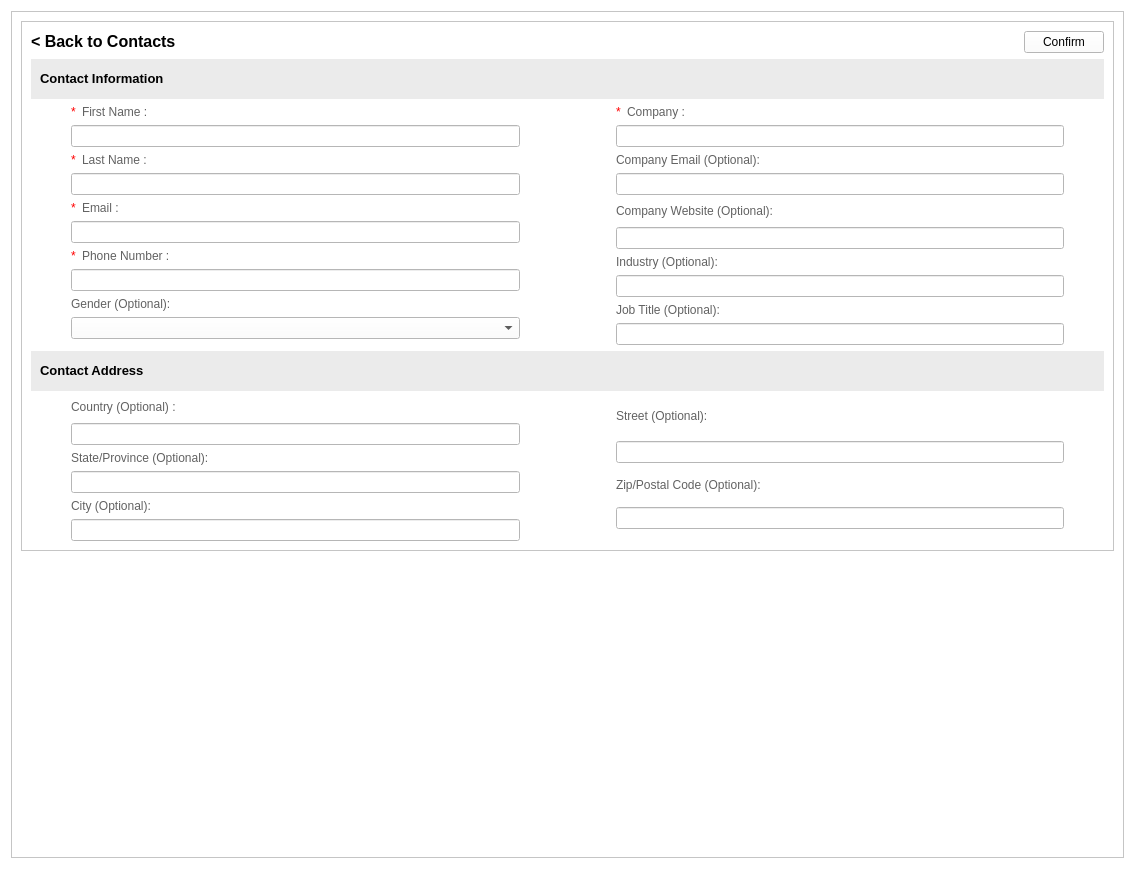
<?xml version="1.0" encoding="UTF-8"?>
<ui version="4.0">
 <class>contacts_update</class>
 <widget class="QWidget" name="contacts_update">
  <property name="geometry">
   <rect>
    <x>0</x>
    <y>0</y>
    <width>1135</width>
    <height>869</height>
   </rect>
  </property>
  <property name="sizePolicy">
   <sizepolicy hsizetype="Expanding" vsizetype="Expanding">
    <horstretch>0</horstretch>
    <verstretch>0</verstretch>
   </sizepolicy>
  </property>
  <property name="windowTitle">
   <string>Add Contact</string>
  </property>
  <property name="styleSheet">
   <string notr="true">background-color: rgb(255, 255, 255);</string>
  </property>
  <layout class="QGridLayout" name="gridLayout_6">
   <item row="0" column="0">
    <widget class="QScrollArea" name="scrollArea_4">
     <property name="sizePolicy">
      <sizepolicy hsizetype="Expanding" vsizetype="Expanding">
       <horstretch>0</horstretch>
       <verstretch>0</verstretch>
      </sizepolicy>
     </property>
     <property name="styleSheet">
      <string notr="true">background-color: rgb(255, 255, 255);</string>
     </property>
     <property name="widgetResizable">
      <bool>true</bool>
     </property>
     <property name="alignment">
      <set>Qt::AlignmentFlag::AlignCenter</set>
     </property>
     <widget class="QWidget" name="scrollAreaWidgetContents_4">
      <property name="geometry">
       <rect>
        <x>0</x>
        <y>0</y>
        <width>1111</width>
        <height>845</height>
       </rect>
      </property>
      <property name="sizePolicy">
       <sizepolicy hsizetype="Expanding" vsizetype="Expanding">
        <horstretch>0</horstretch>
        <verstretch>0</verstretch>
       </sizepolicy>
      </property>
      <layout class="QGridLayout" name="gridLayout_2">
       <item row="2" column="0">
        <spacer name="verticalSpacer">
         <property name="orientation">
          <enum>Qt::Orientation::Vertical</enum>
         </property>
         <property name="sizeHint" stdset="0">
          <size>
           <width>20</width>
           <height>40</height>
          </size>
         </property>
        </spacer>
       </item>
       <item row="1" column="0">
        <widget class="QFrame" name="frame_4">
         <property name="sizePolicy">
          <sizepolicy hsizetype="Expanding" vsizetype="Fixed">
           <horstretch>0</horstretch>
           <verstretch>0</verstretch>
          </sizepolicy>
         </property>
         <property name="minimumSize">
          <size>
           <width>0</width>
           <height>0</height>
          </size>
         </property>
         <property name="maximumSize">
          <size>
           <width>16777215</width>
           <height>16777215</height>
          </size>
         </property>
         <property name="styleSheet">
          <string notr="true">
background-color: rgb(255, 255, 255);</string>
         </property>
         <property name="frameShape">
          <enum>QFrame::Shape::StyledPanel</enum>
         </property>
         <property name="frameShadow">
          <enum>QFrame::Shadow::Raised</enum>
         </property>
         <layout class="QGridLayout" name="gridLayout">
          <item row="8" column="1">
           <layout class="QGridLayout" name="gridLayout_18">
            <item row="0" column="2">
             <layout class="QGridLayout" name="gridLayout_23">
              <item row="4" column="0">
               <widget class="QLabel" name="StreetLabel_4">
                <property name="sizePolicy">
                 <sizepolicy hsizetype="Expanding" vsizetype="Fixed">
                  <horstretch>0</horstretch>
                  <verstretch>0</verstretch>
                 </sizepolicy>
                </property>
                <property name="styleSheet">
                 <string notr="true">color: rgb(98, 98, 98);</string>
                </property>
                <property name="text">
                 <string>Street (Optional):</string>
                </property>
               </widget>
              </item>
              <item row="4" column="1">
               <spacer name="horizontalSpacer_7">
                <property name="orientation">
                 <enum>Qt::Orientation::Horizontal</enum>
                </property>
                <property name="sizeType">
                 <enum>QSizePolicy::Policy::Preferred</enum>
                </property>
                <property name="sizeHint" stdset="0">
                 <size>
                  <width>40</width>
                  <height>20</height>
                 </size>
                </property>
               </spacer>
              </item>
              <item row="7" column="0">
               <widget class="QLabel" name="ZipPostalCodeLabel_4">
                <property name="sizePolicy">
                 <sizepolicy hsizetype="Expanding" vsizetype="Fixed">
                  <horstretch>0</horstretch>
                  <verstretch>0</verstretch>
                 </sizepolicy>
                </property>
                <property name="styleSheet">
                 <string notr="true">color: rgb(98, 98, 98);</string>
                </property>
                <property name="text">
                 <string>Zip/Postal Code (Optional):</string>
                </property>
               </widget>
              </item>
              <item row="11" column="0">
               <layout class="QHBoxLayout" name="horizontalLayout_2"/>
              </item>
              <item row="8" column="0">
               <widget class="QLineEdit" name="zip_line">
                <property name="sizePolicy">
                 <sizepolicy hsizetype="Expanding" vsizetype="Fixed">
                  <horstretch>0</horstretch>
                  <verstretch>0</verstretch>
                 </sizepolicy>
                </property>
                <property name="minimumSize">
                 <size>
                  <width>0</width>
                  <height>0</height>
                 </size>
                </property>
                <property name="maximumSize">
                 <size>
                  <width>16777215</width>
                  <height>16777215</height>
                 </size>
                </property>
               </widget>
              </item>
              <item row="5" column="0">
               <widget class="QLineEdit" name="street_line"/>
              </item>
             </layout>
            </item>
            <item row="0" column="1">
             <spacer name="horizontalSpacer_3">
              <property name="orientation">
               <enum>Qt::Orientation::Horizontal</enum>
              </property>
              <property name="sizeType">
               <enum>QSizePolicy::Policy::Preferred</enum>
              </property>
              <property name="sizeHint" stdset="0">
               <size>
                <width>90</width>
                <height>20</height>
               </size>
              </property>
             </spacer>
            </item>
            <item row="0" column="0">
             <layout class="QGridLayout" name="gridLayout_3">
              <item row="6" column="1">
               <widget class="QLineEdit" name="city_line">
                <property name="sizePolicy">
                 <sizepolicy hsizetype="Expanding" vsizetype="Fixed">
                  <horstretch>0</horstretch>
                  <verstretch>0</verstretch>
                 </sizepolicy>
                </property>
               </widget>
              </item>
              <item row="2" column="1">
               <widget class="QLabel" name="State_ProvinceLabel_4">
                <property name="sizePolicy">
                 <sizepolicy hsizetype="Expanding" vsizetype="Fixed">
                  <horstretch>0</horstretch>
                  <verstretch>0</verstretch>
                 </sizepolicy>
                </property>
                <property name="styleSheet">
                 <string notr="true">color: rgb(98, 98, 98);</string>
                </property>
                <property name="text">
                 <string>State/Province (Optional):</string>
                </property>
               </widget>
              </item>
              <item row="5" column="1">
               <widget class="QLabel" name="CityLabel_4">
                <property name="sizePolicy">
                 <sizepolicy hsizetype="Expanding" vsizetype="Fixed">
                  <horstretch>0</horstretch>
                  <verstretch>0</verstretch>
                 </sizepolicy>
                </property>
                <property name="styleSheet">
                 <string notr="true">color: rgb(98, 98, 98);</string>
                </property>
                <property name="text">
                 <string>City (Optional):</string>
                </property>
               </widget>
              </item>
              <item row="1" column="1">
               <widget class="QLineEdit" name="country_line">
                <property name="sizePolicy">
                 <sizepolicy hsizetype="Expanding" vsizetype="Fixed">
                  <horstretch>0</horstretch>
                  <verstretch>0</verstretch>
                 </sizepolicy>
                </property>
                <property name="minimumSize">
                 <size>
                  <width>0</width>
                  <height>0</height>
                 </size>
                </property>
                <property name="maximumSize">
                 <size>
                  <width>16777215</width>
                  <height>16777215</height>
                 </size>
                </property>
               </widget>
              </item>
              <item row="3" column="1">
               <widget class="QLineEdit" name="state_line">
                <property name="sizePolicy">
                 <sizepolicy hsizetype="Expanding" vsizetype="Fixed">
                  <horstretch>0</horstretch>
                  <verstretch>0</verstretch>
                 </sizepolicy>
                </property>
                <property name="minimumSize">
                 <size>
                  <width>0</width>
                  <height>0</height>
                 </size>
                </property>
                <property name="maximumSize">
                 <size>
                  <width>16777215</width>
                  <height>16777215</height>
                 </size>
                </property>
               </widget>
              </item>
              <item row="0" column="1">
               <widget class="QLabel" name="CountryLabel_4">
                <property name="sizePolicy">
                 <sizepolicy hsizetype="Expanding" vsizetype="Fixed">
                  <horstretch>0</horstretch>
                  <verstretch>0</verstretch>
                 </sizepolicy>
                </property>
                <property name="styleSheet">
                 <string notr="true">color: rgb(98, 98, 98);</string>
                </property>
                <property name="text">
                 <string>Country (Optional) :</string>
                </property>
               </widget>
              </item>
              <item row="0" column="0">
               <spacer name="horizontalSpacer_6">
                <property name="orientation">
                 <enum>Qt::Orientation::Horizontal</enum>
                </property>
                <property name="sizeType">
                 <enum>QSizePolicy::Policy::Preferred</enum>
                </property>
                <property name="sizeHint" stdset="0">
                 <size>
                  <width>40</width>
                  <height>20</height>
                 </size>
                </property>
               </spacer>
              </item>
             </layout>
            </item>
           </layout>
          </item>
          <item row="6" column="1">
           <layout class="QGridLayout" name="gridLayout_8">
            <item row="0" column="1">
             <spacer name="horizontalSpacer">
              <property name="orientation">
               <enum>Qt::Orientation::Horizontal</enum>
              </property>
              <property name="sizeType">
               <enum>QSizePolicy::Policy::Preferred</enum>
              </property>
              <property name="sizeHint" stdset="0">
               <size>
                <width>90</width>
                <height>20</height>
               </size>
              </property>
             </spacer>
            </item>
            <item row="0" column="2">
             <layout class="QGridLayout" name="gridLayout_9">
              <item row="3" column="0">
               <widget class="QLineEdit" name="company_email_line">
                <property name="sizePolicy">
                 <sizepolicy hsizetype="Expanding" vsizetype="Fixed">
                  <horstretch>0</horstretch>
                  <verstretch>0</verstretch>
                 </sizepolicy>
                </property>
                <property name="minimumSize">
                 <size>
                  <width>0</width>
                  <height>0</height>
                 </size>
                </property>
                <property name="maximumSize">
                 <size>
                  <width>16777215</width>
                  <height>16777215</height>
                 </size>
                </property>
               </widget>
              </item>
              <item row="9" column="0">
               <widget class="QLabel" name="TitleLabel_4">
                <property name="sizePolicy">
                 <sizepolicy hsizetype="Expanding" vsizetype="Fixed">
                  <horstretch>0</horstretch>
                  <verstretch>0</verstretch>
                 </sizepolicy>
                </property>
                <property name="styleSheet">
                 <string notr="true">color: rgb(98, 98, 98);</string>
                </property>
                <property name="text">
                 <string>Job Title (Optional):</string>
                </property>
               </widget>
              </item>
              <item row="10" column="0">
               <widget class="QLineEdit" name="title_line">
                <property name="sizePolicy">
                 <sizepolicy hsizetype="Expanding" vsizetype="Fixed">
                  <horstretch>0</horstretch>
                  <verstretch>0</verstretch>
                 </sizepolicy>
                </property>
                <property name="minimumSize">
                 <size>
                  <width>0</width>
                  <height>0</height>
                 </size>
                </property>
                <property name="maximumSize">
                 <size>
                  <width>16777215</width>
                  <height>16777215</height>
                 </size>
                </property>
               </widget>
              </item>
              <item row="5" column="1">
               <spacer name="horizontalSpacer_5">
                <property name="orientation">
                 <enum>Qt::Orientation::Horizontal</enum>
                </property>
                <property name="sizeType">
                 <enum>QSizePolicy::Policy::Preferred</enum>
                </property>
                <property name="sizeHint" stdset="0">
                 <size>
                  <width>40</width>
                  <height>20</height>
                 </size>
                </property>
               </spacer>
              </item>
              <item row="5" column="0">
               <widget class="QLabel" name="CompanyLabel_6">
                <property name="sizePolicy">
                 <sizepolicy hsizetype="Expanding" vsizetype="Fixed">
                  <horstretch>0</horstretch>
                  <verstretch>0</verstretch>
                 </sizepolicy>
                </property>
                <property name="styleSheet">
                 <string notr="true">color: rgb(98, 98, 98);</string>
                </property>
                <property name="text">
                 <string>Company Website (Optional):</string>
                </property>
               </widget>
              </item>
              <item row="8" column="0">
               <widget class="QLineEdit" name="company_industry_line">
                <property name="sizePolicy">
                 <sizepolicy hsizetype="Expanding" vsizetype="Fixed">
                  <horstretch>0</horstretch>
                  <verstretch>0</verstretch>
                 </sizepolicy>
                </property>
                <property name="minimumSize">
                 <size>
                  <width>0</width>
                  <height>0</height>
                 </size>
                </property>
                <property name="maximumSize">
                 <size>
                  <width>16777215</width>
                  <height>16777215</height>
                 </size>
                </property>
               </widget>
              </item>
              <item row="1" column="0">
               <widget class="QLineEdit" name="company_line">
                <property name="sizePolicy">
                 <sizepolicy hsizetype="Expanding" vsizetype="Fixed">
                  <horstretch>0</horstretch>
                  <verstretch>0</verstretch>
                 </sizepolicy>
                </property>
                <property name="minimumSize">
                 <size>
                  <width>0</width>
                  <height>0</height>
                 </size>
                </property>
                <property name="maximumSize">
                 <size>
                  <width>16777215</width>
                  <height>16777215</height>
                 </size>
                </property>
               </widget>
              </item>
              <item row="2" column="0">
               <widget class="QLabel" name="CompanyLabel_5">
                <property name="sizePolicy">
                 <sizepolicy hsizetype="Expanding" vsizetype="Fixed">
                  <horstretch>0</horstretch>
                  <verstretch>0</verstretch>
                 </sizepolicy>
                </property>
                <property name="styleSheet">
                 <string notr="true">color: rgb(98, 98, 98);</string>
                </property>
                <property name="text">
                 <string>Company Email (Optional):</string>
                </property>
               </widget>
              </item>
              <item row="7" column="0">
               <widget class="QLabel" name="CompanyLabel_7">
                <property name="sizePolicy">
                 <sizepolicy hsizetype="Expanding" vsizetype="Fixed">
                  <horstretch>0</horstretch>
                  <verstretch>0</verstretch>
                 </sizepolicy>
                </property>
                <property name="styleSheet">
                 <string notr="true">color: rgb(98, 98, 98);</string>
                </property>
                <property name="text">
                 <string>Industry (Optional):</string>
                </property>
               </widget>
              </item>
              <item row="6" column="0">
               <widget class="QLineEdit" name="company_website_line">
                <property name="sizePolicy">
                 <sizepolicy hsizetype="Expanding" vsizetype="Fixed">
                  <horstretch>0</horstretch>
                  <verstretch>0</verstretch>
                 </sizepolicy>
                </property>
                <property name="minimumSize">
                 <size>
                  <width>0</width>
                  <height>0</height>
                 </size>
                </property>
                <property name="maximumSize">
                 <size>
                  <width>16777215</width>
                  <height>16777215</height>
                 </size>
                </property>
               </widget>
              </item>
              <item row="0" column="0">
               <layout class="QHBoxLayout" name="horizontalLayout_8">
                <item>
                 <widget class="QLabel" name="FirstNameLabel_9">
                  <property name="sizePolicy">
                   <sizepolicy hsizetype="Minimum" vsizetype="Fixed">
                    <horstretch>0</horstretch>
                    <verstretch>0</verstretch>
                   </sizepolicy>
                  </property>
                  <property name="styleSheet">
                   <string notr="true">color: red;</string>
                  </property>
                  <property name="text">
                   <string>*</string>
                  </property>
                 </widget>
                </item>
                <item>
                 <widget class="QLabel" name="CompanyLabel_4">
                  <property name="sizePolicy">
                   <sizepolicy hsizetype="Expanding" vsizetype="Fixed">
                    <horstretch>0</horstretch>
                    <verstretch>0</verstretch>
                   </sizepolicy>
                  </property>
                  <property name="styleSheet">
                   <string notr="true">color: rgb(98, 98, 98);</string>
                  </property>
                  <property name="text">
                   <string>Company :</string>
                  </property>
                 </widget>
                </item>
               </layout>
              </item>
             </layout>
            </item>
            <item row="0" column="0">
             <layout class="QGridLayout" name="gridLayout_10">
              <item row="6" column="1">
               <widget class="QLineEdit" name="email_line">
                <property name="sizePolicy">
                 <sizepolicy hsizetype="Expanding" vsizetype="Fixed">
                  <horstretch>0</horstretch>
                  <verstretch>0</verstretch>
                 </sizepolicy>
                </property>
                <property name="minimumSize">
                 <size>
                  <width>0</width>
                  <height>0</height>
                 </size>
                </property>
                <property name="maximumSize">
                 <size>
                  <width>16777215</width>
                  <height>16777215</height>
                 </size>
                </property>
               </widget>
              </item>
              <item row="8" column="1">
               <widget class="QLineEdit" name="phone_line">
                <property name="sizePolicy">
                 <sizepolicy hsizetype="Expanding" vsizetype="Fixed">
                  <horstretch>0</horstretch>
                  <verstretch>0</verstretch>
                 </sizepolicy>
                </property>
                <property name="minimumSize">
                 <size>
                  <width>0</width>
                  <height>0</height>
                 </size>
                </property>
                <property name="maximumSize">
                 <size>
                  <width>16777215</width>
                  <height>16777215</height>
                 </size>
                </property>
               </widget>
              </item>
              <item row="9" column="1">
               <widget class="QLabel" name="GenderLabel_4">
                <property name="sizePolicy">
                 <sizepolicy hsizetype="Expanding" vsizetype="Fixed">
                  <horstretch>0</horstretch>
                  <verstretch>0</verstretch>
                 </sizepolicy>
                </property>
                <property name="styleSheet">
                 <string notr="true">color: rgb(98, 98, 98);</string>
                </property>
                <property name="text">
                 <string>Gender (Optional):</string>
                </property>
               </widget>
              </item>
              <item row="4" column="1">
               <widget class="QLineEdit" name="lastname_line">
                <property name="sizePolicy">
                 <sizepolicy hsizetype="Expanding" vsizetype="Fixed">
                  <horstretch>0</horstretch>
                  <verstretch>0</verstretch>
                 </sizepolicy>
                </property>
                <property name="minimumSize">
                 <size>
                  <width>0</width>
                  <height>0</height>
                 </size>
                </property>
                <property name="maximumSize">
                 <size>
                  <width>16777215</width>
                  <height>16777215</height>
                 </size>
                </property>
               </widget>
              </item>
              <item row="10" column="1">
               <widget class="QComboBox" name="gender_combo">
                <property name="sizePolicy">
                 <sizepolicy hsizetype="Expanding" vsizetype="Fixed">
                  <horstretch>0</horstretch>
                  <verstretch>0</verstretch>
                 </sizepolicy>
                </property>
                <property name="styleSheet">
                 <string notr="true"/>
                </property>
                <property name="currentIndex">
                 <number>-1</number>
                </property>
                <property name="placeholderText">
                 <string>Select a gender</string>
                </property>
                <item>
                 <property name="text">
                  <string>Male</string>
                 </property>
                </item>
                <item>
                 <property name="text">
                  <string>Female</string>
                 </property>
                </item>
                <item>
                 <property name="text">
                  <string>Other</string>
                 </property>
                </item>
               </widget>
              </item>
              <item row="4" column="0">
               <spacer name="horizontalSpacer_2">
                <property name="orientation">
                 <enum>Qt::Orientation::Horizontal</enum>
                </property>
                <property name="sizeType">
                 <enum>QSizePolicy::Policy::Preferred</enum>
                </property>
                <property name="sizeHint" stdset="0">
                 <size>
                  <width>40</width>
                  <height>20</height>
                 </size>
                </property>
               </spacer>
              </item>
              <item row="1" column="1">
               <layout class="QHBoxLayout" name="horizontalLayout_4">
                <item>
                 <widget class="QLabel" name="FirstNameLabel_5">
                  <property name="sizePolicy">
                   <sizepolicy hsizetype="Minimum" vsizetype="Fixed">
                    <horstretch>0</horstretch>
                    <verstretch>0</verstretch>
                   </sizepolicy>
                  </property>
                  <property name="styleSheet">
                   <string notr="true">color: red;</string>
                  </property>
                  <property name="text">
                   <string>*</string>
                  </property>
                 </widget>
                </item>
                <item>
                 <widget class="QLabel" name="FirstNameLabel_4">
                  <property name="sizePolicy">
                   <sizepolicy hsizetype="Expanding" vsizetype="Fixed">
                    <horstretch>0</horstretch>
                    <verstretch>0</verstretch>
                   </sizepolicy>
                  </property>
                  <property name="styleSheet">
                   <string notr="true">color: rgb(98, 98, 98);</string>
                  </property>
                  <property name="text">
                   <string>First Name :</string>
                  </property>
                 </widget>
                </item>
               </layout>
              </item>
              <item row="2" column="1">
               <widget class="QLineEdit" name="firstname_line">
                <property name="sizePolicy">
                 <sizepolicy hsizetype="Expanding" vsizetype="Fixed">
                  <horstretch>0</horstretch>
                  <verstretch>0</verstretch>
                 </sizepolicy>
                </property>
                <property name="minimumSize">
                 <size>
                  <width>0</width>
                  <height>0</height>
                 </size>
                </property>
                <property name="maximumSize">
                 <size>
                  <width>16777215</width>
                  <height>16777215</height>
                 </size>
                </property>
               </widget>
              </item>
              <item row="3" column="1">
               <layout class="QHBoxLayout" name="horizontalLayout_5">
                <item>
                 <widget class="QLabel" name="FirstNameLabel_6">
                  <property name="sizePolicy">
                   <sizepolicy hsizetype="Minimum" vsizetype="Fixed">
                    <horstretch>0</horstretch>
                    <verstretch>0</verstretch>
                   </sizepolicy>
                  </property>
                  <property name="styleSheet">
                   <string notr="true">color: red;</string>
                  </property>
                  <property name="text">
                   <string>*</string>
                  </property>
                 </widget>
                </item>
                <item>
                 <widget class="QLabel" name="LastNameLabel_4">
                  <property name="sizePolicy">
                   <sizepolicy hsizetype="Expanding" vsizetype="Fixed">
                    <horstretch>0</horstretch>
                    <verstretch>0</verstretch>
                   </sizepolicy>
                  </property>
                  <property name="styleSheet">
                   <string notr="true">color: rgb(98, 98, 98);</string>
                  </property>
                  <property name="text">
                   <string>Last Name :</string>
                  </property>
                 </widget>
                </item>
               </layout>
              </item>
              <item row="5" column="1">
               <layout class="QHBoxLayout" name="horizontalLayout_6">
                <item>
                 <widget class="QLabel" name="FirstNameLabel_7">
                  <property name="sizePolicy">
                   <sizepolicy hsizetype="Minimum" vsizetype="Fixed">
                    <horstretch>0</horstretch>
                    <verstretch>0</verstretch>
                   </sizepolicy>
                  </property>
                  <property name="styleSheet">
                   <string notr="true">color: red;</string>
                  </property>
                  <property name="text">
                   <string>*</string>
                  </property>
                 </widget>
                </item>
                <item>
                 <widget class="QLabel" name="MiddleNameLabel_8">
                  <property name="sizePolicy">
                   <sizepolicy hsizetype="Expanding" vsizetype="Fixed">
                    <horstretch>0</horstretch>
                    <verstretch>0</verstretch>
                   </sizepolicy>
                  </property>
                  <property name="styleSheet">
                   <string notr="true">color: rgb(98, 98, 98);</string>
                  </property>
                  <property name="text">
                   <string>Email :</string>
                  </property>
                 </widget>
                </item>
               </layout>
              </item>
              <item row="7" column="1">
               <layout class="QHBoxLayout" name="horizontalLayout_7">
                <item>
                 <widget class="QLabel" name="FirstNameLabel_8">
                  <property name="sizePolicy">
                   <sizepolicy hsizetype="Minimum" vsizetype="Fixed">
                    <horstretch>0</horstretch>
                    <verstretch>0</verstretch>
                   </sizepolicy>
                  </property>
                  <property name="styleSheet">
                   <string notr="true">color: red;</string>
                  </property>
                  <property name="text">
                   <string>*</string>
                  </property>
                 </widget>
                </item>
                <item>
                 <widget class="QLabel" name="SuffixLabel_8">
                  <property name="sizePolicy">
                   <sizepolicy hsizetype="Expanding" vsizetype="Fixed">
                    <horstretch>0</horstretch>
                    <verstretch>0</verstretch>
                   </sizepolicy>
                  </property>
                  <property name="styleSheet">
                   <string notr="true">color: rgb(98, 98, 98);</string>
                  </property>
                  <property name="text">
                   <string>Phone Number :</string>
                  </property>
                 </widget>
                </item>
               </layout>
              </item>
             </layout>
            </item>
           </layout>
          </item>
          <item row="4" column="1">
           <layout class="QHBoxLayout" name="horizontalLayout">
            <item>
             <widget class="QPushButton" name="back_line">
              <property name="sizePolicy">
               <sizepolicy hsizetype="Fixed" vsizetype="Fixed">
                <horstretch>0</horstretch>
                <verstretch>0</verstretch>
               </sizepolicy>
              </property>
              <property name="font">
               <font>
                <pointsize>12</pointsize>
                <bold>true</bold>
               </font>
              </property>
              <property name="styleSheet">
               <string notr="true">QPushButton {
    border: none;          /* Removes the button border */
    background: transparent; /* Makes it blend with the background */
    color: black;          /* Matches QLabel text color */
    text-align: left;      /* Aligns text like a QLabel (optional) */
    padding: 0px;          /* Removes extra spacing */
}</string>
              </property>
              <property name="text">
               <string>&lt; Back to Contacts</string>
              </property>
              <property name="icon">
               <iconset>
                <normaloff>:/new/newPrefix/Resources/left-arrow.png</normaloff>
                <disabledon>:/new/newPrefix/Resources/left-arrow.png</disabledon>:/new/newPrefix/Resources/left-arrow.png</iconset>
              </property>
              <property name="flat">
               <bool>true</bool>
              </property>
             </widget>
            </item>
            <item>
             <spacer name="horizontalSpacer_4">
              <property name="orientation">
               <enum>Qt::Orientation::Horizontal</enum>
              </property>
              <property name="sizeHint" stdset="0">
               <size>
                <width>40</width>
                <height>20</height>
               </size>
              </property>
             </spacer>
            </item>
            <item>
             <widget class="QPushButton" name="save_btn">
              <property name="sizePolicy">
               <sizepolicy hsizetype="Preferred" vsizetype="Fixed">
                <horstretch>0</horstretch>
                <verstretch>0</verstretch>
               </sizepolicy>
              </property>
              <property name="font">
               <font>
                <pointsize>9</pointsize>
                <italic>false</italic>
                <bold>false</bold>
               </font>
              </property>
              <property name="styleSheet">
               <string notr="true">QPushButton {
}
</string>
              </property>
              <property name="text">
               <string>Confirm</string>
              </property>
              <property name="flat">
               <bool>false</bool>
              </property>
             </widget>
            </item>
           </layout>
          </item>
          <item row="5" column="1">
           <layout class="QVBoxLayout" name="verticalLayout_19">
            <property name="spacing">
             <number>0</number>
            </property>
            <item>
             <widget class="QWidget" name="widget_21" native="true">
              <property name="sizePolicy">
               <sizepolicy hsizetype="Expanding" vsizetype="Fixed">
                <horstretch>0</horstretch>
                <verstretch>0</verstretch>
               </sizepolicy>
              </property>
              <property name="minimumSize">
               <size>
                <width>0</width>
                <height>40</height>
               </size>
              </property>
              <property name="styleSheet">
               <string notr="true">background-color: rgb(235, 235, 235);

</string>
              </property>
              <layout class="QGridLayout" name="gridLayout_5">
               <item row="1" column="0">
                <widget class="QLabel" name="AdditionalInformation_15">
                 <property name="sizePolicy">
                  <sizepolicy hsizetype="Expanding" vsizetype="Fixed">
                   <horstretch>0</horstretch>
                   <verstretch>0</verstretch>
                  </sizepolicy>
                 </property>
                 <property name="font">
                  <font>
                   <pointsize>10</pointsize>
                   <bold>true</bold>
                  </font>
                 </property>
                 <property name="styleSheet">
                  <string notr="true"/>
                 </property>
                 <property name="text">
                  <string>Contact Information</string>
                 </property>
                </widget>
               </item>
              </layout>
             </widget>
            </item>
           </layout>
          </item>
          <item row="7" column="1">
           <layout class="QGridLayout" name="gridLayout_14">
            <item row="0" column="0">
             <widget class="QWidget" name="widget_20" native="true">
              <property name="sizePolicy">
               <sizepolicy hsizetype="Expanding" vsizetype="Fixed">
                <horstretch>0</horstretch>
                <verstretch>0</verstretch>
               </sizepolicy>
              </property>
              <property name="minimumSize">
               <size>
                <width>0</width>
                <height>40</height>
               </size>
              </property>
              <property name="styleSheet">
               <string notr="true">background-color: rgb(235, 235, 235);</string>
              </property>
              <layout class="QGridLayout" name="gridLayout_4">
               <item row="0" column="0">
                <widget class="QLabel" name="AdditionalInformation_14">
                 <property name="sizePolicy">
                  <sizepolicy hsizetype="Expanding" vsizetype="Fixed">
                   <horstretch>0</horstretch>
                   <verstretch>0</verstretch>
                  </sizepolicy>
                 </property>
                 <property name="font">
                  <font>
                   <pointsize>10</pointsize>
                   <bold>true</bold>
                  </font>
                 </property>
                 <property name="styleSheet">
                  <string notr="true"/>
                 </property>
                 <property name="text">
                  <string>Contact Address </string>
                 </property>
                </widget>
               </item>
              </layout>
             </widget>
            </item>
           </layout>
          </item>
         </layout>
        </widget>
       </item>
      </layout>
     </widget>
    </widget>
   </item>
  </layout>
 </widget>
 <resources/>
 <connections/>
</ui>
